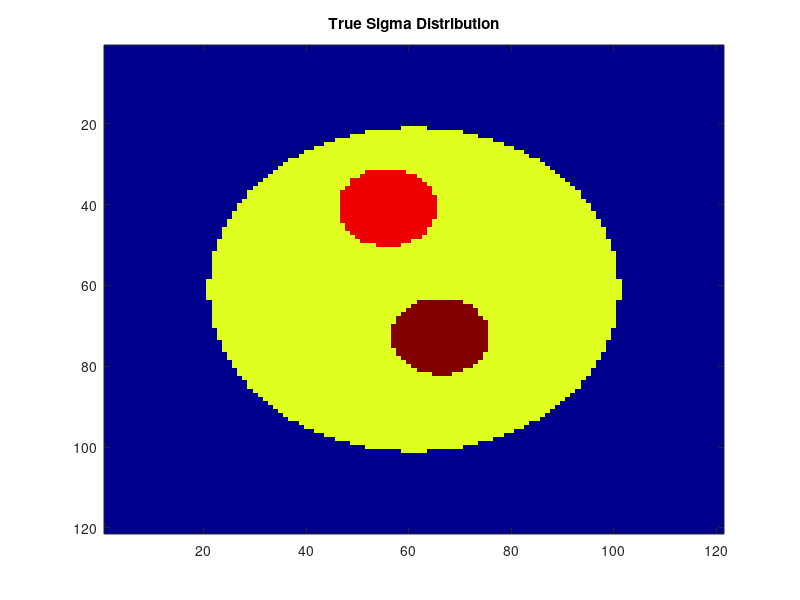

The MATLAB source for this figure: (Note: this script raises an error after producing the figure.)
%% Bias-corrected standart and cr-MREPT -- 11.2025 -- v4
% Works for 7 different simulation phantoms
% Select a phantom, select the desired options and run. 
% 3D cylinder phantom is added.
% Scaling is fixed.
% Resolution phantom is added
clear all; close all;

%% Select phantom
% 1: Uniform 
% 2: 2 Anomalies
% 3: 4 Anomalies
% 4: Brain simulation
% 5: 3D Cylinder
%       5.1: Bottom Slice
%       5.2: Middle Slice
%       5.3: Top Slice
% 6: 3D Brain
% 7: Resolution 
opts.phantom = 2;

%% Other options
% Bias correction
% 0: No bias correction
% 1: Apply ias correction
opts.biasCorrection      = 0;      

% Plot options
% 0: None                           - No graphs are plotted
% 1: Reconstruction results only    - Only conductivity results are plotted
% 2: Results only                   - Obtained results are plotted
% 3: All                            - Sub-results are plotted
% 4: Debug                          - Everything is plotted
opts.plots               = 1;

% Noise 
opts.add_noise_to_data   = 0;
opts.noise_level         = 0.01;

% Diffusion Coefficient 
opts.diff_coef           = -0.01;

% Mesh size
opts.meshSize            = 0.0015;

%% Definitions
constants.mu0     = 4e-7*pi;
constants.f0      = 127e6;
constants.w0      = 2*pi*constants.f0;
constants.eps0    = 8.854e-12;
constants.scl     = 1;

%% Load data and set-up
if(opts.phantom == 1)
    load('sigma_uniform.mat');
    load('B1p_complex_water_bc.mat');
    load('ROI_121_0.15_v2.mat');
    
elseif(opts.phantom == 2)
    load('sigma_2anomalies.mat');
    load('B1p_complex_birdcage_v3.mat');
    load('ROI_121_0.15_v2.mat');
    
elseif(opts.phantom == 3)
    load('sigma_4anomalies.mat');
    load('B1p_complex_birdcage_4nomalies_v1.mat')
    load('ROI_121_0.15_v2.mat')
    
elseif(opts.phantom == 4)
    load('sigma_head_transposed.mat');
    load('head4_sim_b1p.mat')
    load('ROI_161_0.15_v2.mat');
    data.mesh.complex.ch1 = (data.mesh.complex.ch1);
    constants.scl = 0.95;

elseif(opts.phantom == 5.1)
    load('cyl3D_sliceBot_v1.mat');
    load('cyl3D_sigma_slice_V1.mat')
    load('ROI_2D_51x51x51_1mm.mat');

elseif(opts.phantom == 5.2)
    load('cyl3D_slice_v1.mat');
    load('cyl3D_sigma_slice_V1.mat')
    load('ROI_2D_51x51x51_1mm.mat');

elseif(opts.phantom == 5.3)
    load('cyl3D_sliceUp_v1.mat');
    load('cyl3D_sigma_slice_V1.mat')
    load('ROI_2D_51x51x51_1mm.mat');

elseif(opts.phantom == 6)
    load('data_slice.mat');
    load('sigma_slice.mat')
    load('ROI_xy.mat');
    sigma_true = (slice.xy);
    data.mesh.complex.ch1 = transpose(data_slice.xy);
    constants.scl = 0.95;

elseif(opts.phantom == 7)
    load('resolution_Sim_v1.mat');
    load('sigma_resolutionSim.mat')
    load('ROI_131_0.1_v1.mat');
    % data.mesh.complex.ch1 = transpose(data.mesh.complex.ch1);
    % sigma_true = (slice.xz);
    % data.mesh.complex.ch1 = transpose(data_slice.xz);
    % ROI.yLin = ROI.zLin;
    % ROI.yMesh = ROI.zMesh;
end

if(opts.plots)
    figure
    imagesc(flip(sigma_true))
    title('True Sigma Distribution')
    colormap jet; clim([0 1]);
end

%% EM Simulation for B1+ magnitude
% Find outer boundary
boundary.B = bwboundaries(sigma_true);
boundary.ind = cell2mat(boundary.B(1,:));
boundary.boundary = zeros(size(sigma_true));
for i = 1:length(boundary.ind)
    boundary.boundary(boundary.ind(i,1),boundary.ind(i,2)) = 1;
end
if(opts.plots > 1)
    figure
    imagesc(boundary.boundary)
    title('Outer Object Boundary')
end

% Set-up EM simulation
EMmodel.model = createpde("electromagnetic","harmonic");
EMmodel.model.FieldType = "magnetic";
EMmodel.SQ = [3,4,-1,-1,1,1,-1,1,1,-1]';
boundary.indHold = boundary.ind; boundary.ind(end,:) = [];
boundary.aa = boundary.ind*ROI.dx - max(ROI.xLin)-ROI.dx;

EMmodel.P1 = [2,length(boundary.ind),boundary.aa(:)']'; 
EMmodel.mask = [2,length(boundary.ind),0.9*boundary.aa(:)']'; 
EMmodel.SQ = [EMmodel.SQ;zeros(length(EMmodel.P1) - length(EMmodel.SQ),1)];

EMmodel.gm = [EMmodel.SQ,EMmodel.P1]; 
EMmodel.g = decsg(EMmodel.gm);
EMmodel.gg = geometryFromEdges(EMmodel.model,EMmodel.g);

EMmodel.EdgeID_all = faceEdges(EMmodel.gg,1);
EMmodel.EdgeID_object = faceEdges(EMmodel.gg,2);
EMmodel.outer_edge = setdiff(EMmodel.EdgeID_all,EMmodel.EdgeID_object); 

if(opts.plots > 2)
    figure
    pdegplot(EMmodel.model,"FaceLabels","on")
end

EMmodel.model.VacuumPermittivity = constants.mu0;
EMmodel.model.VacuumPermeability = constants.eps0;

electromagneticProperties(EMmodel.model,"Face",1, ...
                                    "RelativePermittivity",1, ...
                                    "RelativePermeability",1, ...
                                    "Conductivity",0);
electromagneticProperties(EMmodel.model,"Face",2, ...
                                    "RelativePermittivity",60, ...
                                    "RelativePermeability",1, ...
                                    "Conductivity",0.5);

EMmodel.H       = @(location,state) [-1;-1i]*1; 
EMmodel.BC      =    electromagneticBC(EMmodel.model,"Edge",EMmodel.outer_edge,"MagneticField",EMmodel.H);
EMmodel.mesh    = generateMesh(EMmodel.model,"Hmax",0.005);
EMmodel.result  = solve(EMmodel.model,"Frequency",constants.w0);

EMmodel.Hp = (EMmodel.result.MagneticField.Hx + 1i*EMmodel.result.MagneticField.Hy)/2;
EMmodel.Hm = conj(EMmodel.result.MagneticField.Hx - 1i*EMmodel.result.MagneticField.Hy)/2;

EMmodel.ROI_sim.ind = abs(EMmodel.model.Mesh.Nodes(1,:))<1.1*max(ROI.xLin) & abs(EMmodel.model.Mesh.Nodes(2,:))<1.1*max(ROI.yLin);
EMmodel.ROI_sim.x   = EMmodel.model.Mesh.Nodes(1,EMmodel.ROI_sim.ind);
EMmodel.ROI_sim.y   = EMmodel.model.Mesh.Nodes(2,EMmodel.ROI_sim.ind);
EMmodel.Hp_cut = EMmodel.Hp(EMmodel.ROI_sim.ind);
EMmodel.Hm_cut = EMmodel.Hm(EMmodel.ROI_sim.ind);

results.Hp_cart = reshape(griddata(EMmodel.ROI_sim.x,EMmodel.ROI_sim.y,EMmodel.Hp_cut,ROI.xLin,ROI.yLin),size(sigma_true,1),size(sigma_true,2));
results.Hm_cart = reshape(griddata(EMmodel.ROI_sim.x,EMmodel.ROI_sim.y,EMmodel.Hm_cut,ROI.xLin,ROI.yLin),size(sigma_true,1),size(sigma_true,2));

if(opts.plots == 4)
    figure
    pdegplot(EMmodel.model,"FaceLabels","on");
    hold on;
    pdeplot(EMmodel.model,"XYData",abs(EMmodel.Hp));
    title('B1+ Magnitude - all')
end

if(opts.plots > 1)
    figure
    imagesc(abs(results.Hp_cart))
    title('B1+ Magnitude - center')
end
%% Create masked ROI and mesh
% Uses outer object boundary automatically

[ROI.masked.ps, ROI.masked.es, ROI.masked.ts]=initmesh(decsg(EMmodel.mask),'hmax',opts.meshSize);
ROI.masked.x = ROI.masked.ps(1,:)*constants.scl;
ROI.masked.y = ROI.masked.ps(2,:)*constants.scl;
ROI.masked.z = zeros(size(ROI.masked.x));
ROI.masked.faces = ROI.masked.ts(1:3,:);

ROI.masked.pp = [ROI.masked.x; ROI.masked.y];

ROI.masked.edgeNodes = unique(ROI.masked.es(1:2,:))';
ROI.masked.innerNodes = ones(size(ROI.masked.x));
ROI.masked.innerNodes(ROI.masked.edgeNodes) = 0;
ROI.masked.innerNodes = find(ROI.masked.innerNodes);
ROI.masked.pp = [ROI.masked.x; ROI.masked.y];
ROI.masked.tt = [ROI.masked.faces;ones(1,size(ROI.masked.faces,2))];

%% Create masked ROI and mesh
% Define ROI manually

% % rcn=12;rows3=zeros(1,rcn)';cols3=rows3;
% % radius=0.055;
% % for i=1:rcn
% %     rows3(i)=radius*cos(pi/6*i);
% %     cols3(i)=radius*sin(pi/6*i);
% % end
% % mask    = poly2mask((cols3+0.09)/0.0015+1,(rows3+0.09)/0.0015+1,121,121);
% % p1  = [2; length(rows3); rows3; cols3];
% 
% cols3 =     transpose([0 -0.0337 -0.0604 -0.0698 -0.0442 -0.0153  ...
%             0  0.0153  0.0442  0.0698  0.0604  0.0337 ]);
% rows3 =    -1* transpose([0.0760  0.0760  0.0465  0.0113 -0.0739 -0.0887 ...
%             -0.0866 -0.0887 -0.0739  0.0113  0.0465  0.0760 ]);
% mesh_size=0.0015;
% p1  = [2; length(rows3);  cols3; rows3]; %%% This line here
% 
% [ROI.ps, ROI.es, ROI.ts]=initmesh(decsg(p1),'hmax',opts.meshSize);
% 
% ROI.masked.x = ROI.ps(1,:);
% ROI.masked.y = ROI.ps(2,:);
% ROI.masked.z = zeros(size(ROI.masked.x));
% ROI.masked.faces = ROI.ts(1:3,:);
% 
% ROI.pp = [ROI.masked.x; ROI.masked.y];
% 
% ROI.masked.edgeNodes = unique(ROI.es(1:2,:))';
% ROI.innerNodes = ones(size(ROI.masked.x));
% ROI.innerNodes(ROI.masked.edgeNodes) = 0;
% ROI.masked.innerNodes = find(ROI.innerNodes);
% ROI.masked.pp = [ROI.masked.x; ROI.masked.y];
% ROI.masked.tt = [ROI.masked.faces;ones(1,size(ROI.masked.faces,2))];

%% Start Reconstruction
tic
recon.ang = (angle(data.mesh.complex.ch1));
recon.abs = (abs(results.Hp_cart));
% load('cube2D_v3.mat')
% recon.abs = (abs(data.mesh.complex.ch1));

if(opts.plots == 4)
    figure
    imagesc(recon.ang)
    title('Phase data')
end

% Add noise
if opts.add_noise_to_data==1
    recon.stdnoise = opts.noise_level;
    recon.HpCnoise = recon.stdnoise * (rand(size(recon.ang)) - 0.5);
    recon.ang = recon.ang + recon.HpCnoise;
end

% Gaussian filter % How to pick this automatically?
% recon.h2 = fspecial('gaussian',3,0.5); 
recon.h2 = fspecial('gaussian',5,2);
% recon.h2 = fspecial('gaussian',[7 7],5); 

recon.ang_filtered = filter2(recon.h2,recon.ang);
recon.abs_filtered = filter2(recon.h2,recon.abs);
recon.abs_log      = log(recon.abs_filtered);

if(opts.plots == 4)
    figure
    imagesc(recon.ang_filtered)
    title('Filtered phase data')
end

[recon.dx, recon.dy] = gradient(recon.ang_filtered,ROI.dx,ROI.dy);
recon.lap =  4*del2(recon.ang_filtered,ROI.dx,ROI.dy);

if(opts.plots == 4)
    figure
    imagesc(recon.lap)
    title('Laplacian of phase data')
end


recon.trimesh.phase.lap    = griddata(ROI.xLin,ROI.yLin,recon.lap(:),ROI.masked.x,ROI.masked.y,'linear');
recon.trimesh.PhaseLapFace = mean(recon.trimesh.phase.lap(ROI.masked.faces),1);%

recon.trimesh.phase.phase   = griddata(ROI.xLin,ROI.yLin,recon.ang(:),ROI.masked.x,ROI.masked.y,'linear');
recon.trimesh.phase.dx      = griddata(ROI.xLin,ROI.yLin,recon.dx(:),ROI.masked.x,ROI.masked.y,'linear');
recon.trimesh.phase.dy      = griddata(ROI.xLin,ROI.yLin,recon.dy(:),ROI.masked.x,ROI.masked.y,'linear');
recon.trimesh.PhasedxFace   = mean(recon.trimesh.phase.dx(ROI.masked.faces),1);
recon.trimesh.PhasedyFace   = mean(recon.trimesh.phase.dy(ROI.masked.faces),1);

if(opts.plots == 4)
    figure
    pdesurf(ROI.masked.pp,ROI.masked.tt,recon.trimesh.phase.phase');
    colormap jet;
    title('Phase data in triangular mesh')
    
    figure
    pdesurf(ROI.masked.pp,ROI.masked.tt,recon.trimesh.phase.dx');
    colormap jet;
    title('x-derivative of phase data in triangular mesh')

    figure
    pdesurf(ROI.masked.pp,ROI.masked.tt,recon.trimesh.phase.dy');
    colormap jet;
    title('y-derivative of phase data in triangular mesh')

    figure
    pdesurf(ROI.masked.pp,ROI.masked.tt,recon.trimesh.phase.lap');
    colormap jet;
    title('Laplacian of phase data in triangular mesh')
end

[recon.complexMagnitude.dx, recon.complexMagnitude.dy] = gradient(recon.abs_log,ROI.dx,ROI.dy);
recon.trimesh.Magnitude.dx     = griddata(ROI.xLin,ROI.yLin,recon.complexMagnitude.dx(:),ROI.masked.x,ROI.masked.y,'linear');
recon.trimesh.Magnitude.dy     = griddata(ROI.xLin,ROI.yLin,recon.complexMagnitude.dy(:),ROI.masked.x,ROI.masked.y,'linear');
recon.trimesh.MagnitudedxFace = mean(recon.trimesh.Magnitude.dx(ROI.masked.faces),1);
recon.trimesh.MagnitudedyFace = mean(recon.trimesh.Magnitude.dy(ROI.masked.faces),1);

recon.absFace = mean(recon.abs_filtered(ROI.masked.faces),1);

recon.mag_term = 2 * (recon.trimesh.MagnitudedxFace .* recon.trimesh.PhasedxFace + recon.trimesh.MagnitudedyFace .* recon.trimesh.PhasedyFace);
recon.mag_term_nodes = 2 * (recon.trimesh.Magnitude.dx .* recon.trimesh.phase.dx + recon.trimesh.Magnitude.dy .* recon.trimesh.phase.dy);

if(opts.plots == 4)
    figure
    imagesc(recon.abs_log);
    colormap jet;
    title('Magnitude data in cartesian mesh')
    
    figure
    pdesurf(ROI.masked.pp,ROI.masked.tt,recon.trimesh.Magnitude.dx');
    colormap jet;
    title('x-derivative of magnitude data in triangular mesh')

    figure
    pdesurf(ROI.masked.pp,ROI.masked.tt,recon.trimesh.Magnitude.dy');
    colormap jet;
    title('y-derivative of magnitude data in triangular mesh')
end

if(opts.plots > 2)
    figure
    pdesurf(ROI.masked.pp,ROI.masked.tt,recon.mag_term);colormap jet;
    title('Magnitude term for bias correction')
end

% Standart
if opts.biasCorrection
    recon.cond.std  = (recon.trimesh.phase.lap + recon.mag_term_nodes)/constants.w0/constants.mu0;
else
    recon.cond.std  = recon.trimesh.phase.lap/constants.w0/constants.mu0;
end

% crMREPT
if opts.biasCorrection
[recon.A,recon.Dt2n] = form_full_matrix_trimesh_with_new_diffusion_matrix...
            (ROI.masked.pp,ROI.masked.tt,recon.trimesh.phase.phase,(recon.trimesh.PhasedxFace),(recon.trimesh.PhasedyFace),recon.trimesh.PhaseLapFace + recon.mag_term,opts.diff_coef,1);
else
[recon.A,recon.Dt2n] = form_full_matrix_trimesh_with_new_diffusion_matrix...
            (ROI.masked.pp,ROI.masked.tt,recon.trimesh.phase.phase,(recon.trimesh.PhasedxFace),(recon.trimesh.PhasedyFace),recon.trimesh.PhaseLapFace,opts.diff_coef,1);
end

recon.b         = constants.w0 * constants.mu0 * ones(1,length(ROI.masked.faces));
recon.b         = recon.b.';
recon.sol       = recon.A\recon.b;
recon.cond.cr    = 1./ recon.sol;

% BC
local.b         = constants.w0 * constants.mu0 * ones(1,length(ROI.masked.faces));
local.b         = local.b.';
% nnn=1:length(ROI_local.ind.all); nnn(ROI_local.outernodes)=-1; 
% midnodes = nnn(nnn>0);
Apn1 = recon.A(:,ROI.masked.innerNodes); 

bc_out = 1/0.3;
bpn1 = local.b - recon.A(:,ROI.masked.edgeNodes)*bc_out*ones(length(ROI.masked.edgeNodes),1);
rrr=Apn1\bpn1;
sol=zeros(length(ROI.masked.x),1);
sol(ROI.masked.edgeNodes) = bc_out;
sol(ROI.masked.innerNodes) = rrr;

local.cond.crBC = 1./sol;
toc

%%
if(opts.plots)
    figure
    pdesurf(ROI.masked.pp,ROI.masked.tt,recon.cond.std');colormap jet;
    colormap jet; clim([0 1]);%zlim([0 1]);%ylim([min(ROI.masked.y) max(ROI.masked.y)]);xlim([min(ROI.masked.x) max(ROI.masked.x)]);
    title('Standart MREPT')

    figure
    pdesurf([ROI.masked.x; ROI.masked.y],ROI.masked.tt,recon.cond.cr+0.06);colormap jet;
    colormap jet; clim([0 1]);%zlim([0 1]);%%ylim([min(ROI.masked.y) max(ROI.masked.y)]);xlim([min(ROI.masked.x) max(ROI.masked.x)]);
    title('cr-MREPT - No BC')

    figure
    pdesurf([ROI.masked.x; ROI.masked.y],ROI.masked.tt,local.cond.crBC);colormap jet;
    colormap jet; clim([0 1]);%zlim([0 1]);%%ylim([min(ROI.masked.y) max(ROI.masked.y)]);xlim([min(ROI.masked.x) max(ROI.masked.x)]);
    title('cr-MREPT - BC:0.3')
end